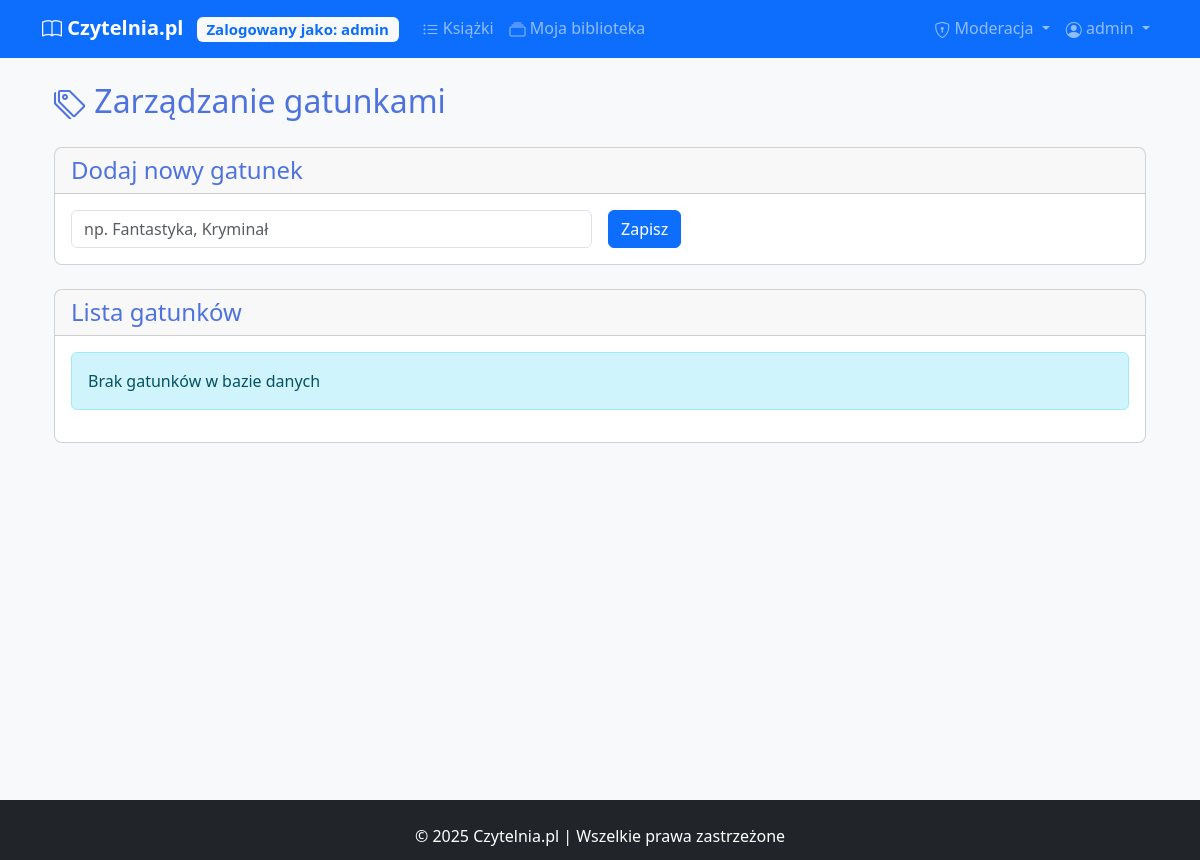
/manage/genres (signed in), run on an earlier commit of the app's database.
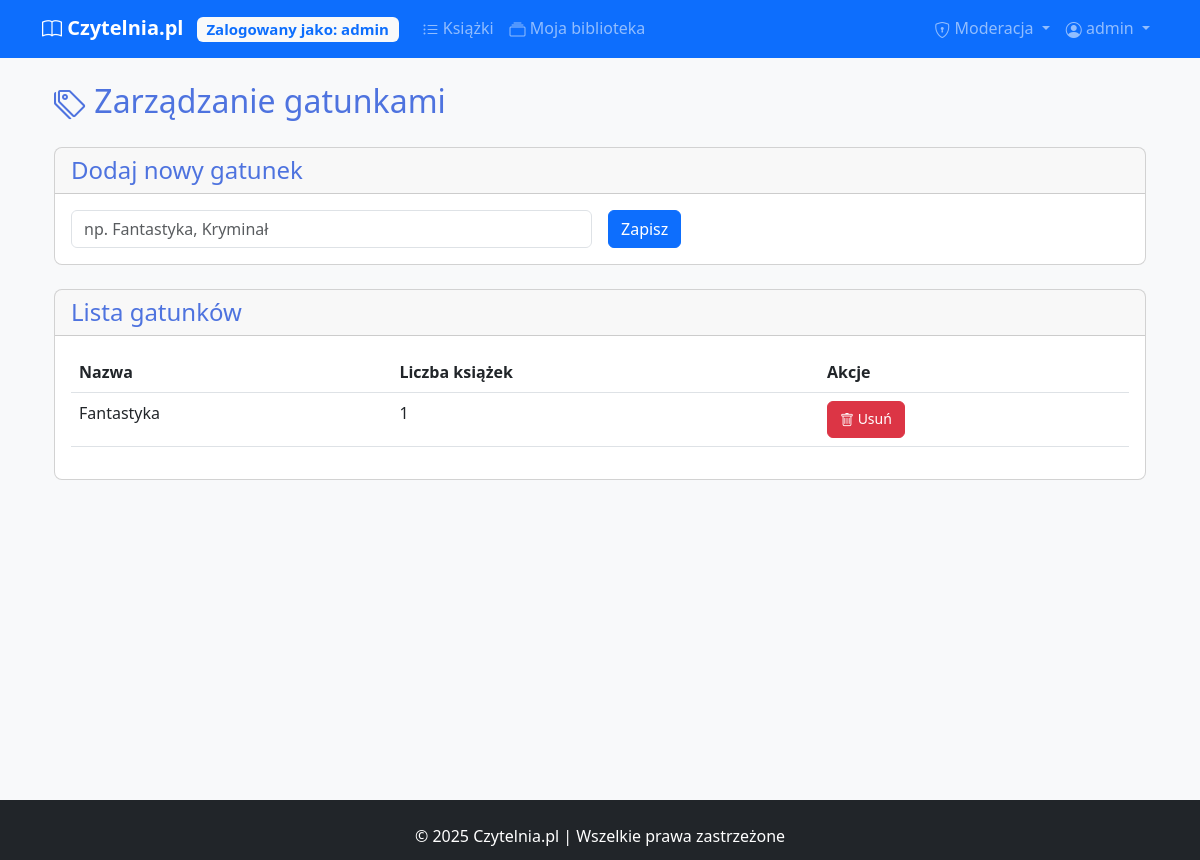
And on a later commit of the database.
### models.py (models this page shows)
class User(UserMixin, db.Model):
    __tablename__ = 'users'
    id = db.Column(db.Integer, primary_key=True)
    username = db.Column(db.String(50), unique=True, nullable=False)
    password = db.Column(db.String(100), nullable=False)
    is_moderator = db.Column(db.Boolean, default=False)
    library_books = db.relationship(
        'UserLibrary',
        backref='library_user',
        lazy=True,
        cascade='all, delete-orphan'
    )
    reviews = db.relationship('Review', backref='review_user', lazy=True)

class Genre(db.Model):
    __tablename__ = 'genres'
    id = db.Column(db.Integer, primary_key=True)
    name = db.Column(db.String(50), unique=True, nullable=False)
    books = db.relationship('Book', secondary='book_genres', backref=db.backref('genres', lazy=True))

### app.py (the view)
@app.route('/manage/genres')
@login_required
def manage_genres():
    if not current_user.is_moderator:
        abort(403)
    genres = Genre.query.order_by(Genre.name).all()
    form = GenreForm()
    return render_template('manage_genres.html', genres=genres, form=form)

### app.py (shortened to what this page needs)
class GenreForm(FlaskForm):
    name = StringField('Nazwa gatunku', validators=[DataRequired(), Length(max=50)])
    submit = SubmitField('Zapisz')

### app.py (called while the page is built)
@login_manager.user_loader
def load_user(user_id):
    return User.query.get(int(user_id))

### templates/manage_genres.html (shortened to what this page needs)
{% extends "base.html" %}
{% block content %}
<div class="container">
    <h2><i class="bi bi-tags"></i> Zarządzanie gatunkami</h2>
    <div class="card mt-4">
        <div class="card-header">
            <h4 class="mb-0">Dodaj nowy gatunek</h4>
        </div>
        <div class="card-body">
            <form method="POST" action="{{ url_for('add_genre') }}">
                <div class="row g-3 align-items-center">
                    <div class="col-md-6">
                        {{ form.name(class="form-control", placeholder="np. Fantastyka, Kryminał") }}
                    </div>
                    <div class="col-md-6">
                        {{ form.submit(class="btn btn-primary") }}
                    </div>
                </div>
            </form>
        </div>
    </div>
    <div class="card mt-4">
        <div class="card-header">
            <h4 class="mb-0">Lista gatunków</h4>
        </div>
        <div class="card-body">
            {% if genres %}
            <div class="table-responsive">
                <table class="table table-hover">
                    <thead>
                        <tr>
                            <th>Nazwa</th>
                            <th>Liczba książek</th>
                            <th>Akcje</th>
                        </tr>
                    </thead>
                    <tbody>
                        {% for genre in genres %}
                        <tr>
                            <td>{{ genre.name }}</td>
                            <td>{{ genre.books|length }}</td>
                            <td>
                                <form method="POST" action="{{ url_for('delete_genre', genre_id=genre.id) }}"
                                      onsubmit="return confirm('Czy na pewno chcesz usunąć ten gatunek?');">
                                    <button type="submit" class="btn btn-sm btn-danger">
                                        <i class="bi bi-trash"></i> Usuń
                                    </button>
                                </form>
                            </td>
                        </tr>
                        {% endfor %}
                    </tbody>
                </table>
            </div>
            {% else %}
            <div class="alert alert-info">Brak gatunków w bazie danych</div>
            {% endif %}
        </div>
    </div>
</div>
{% endblock %}

### templates/base.html (shortened to what this page needs)
<!DOCTYPE html>
<html lang="pl">
<head>
    <link href="{{ url_for('static', filename='css/style.css') }}" rel="stylesheet">
    <link href="https://cdn.jsdelivr.net/npm/bootstrap@5.3.0/dist/css/bootstrap.min.css" rel="stylesheet">
    <link rel="stylesheet" href="https://cdn.jsdelivr.net/npm/bootstrap-icons@1.10.0/font/bootstrap-icons.css">
    <link rel="stylesheet" href="{{ url_for('static', filename='css/style.css') }}">
</head>
<body class="d-flex flex-column min-vh-100 bg-light">
    <nav class="navbar navbar-expand-lg navbar-dark bg-primary mb-4">
        <div class="container">
            <a class="navbar-brand" href="{{ url_for('home') }}">
                <i class="bi bi-book"></i> Czytelnia.pl
                {% if current_user.is_authenticated %}
                <span class="badge bg-light text-primary ms-2">Zalogowany jako: {{ current_user.username }}</span>
                {% endif %}
            </a>
            <div class="collapse navbar-collapse" id="navbarNav">
                <ul class="navbar-nav me-auto">
                    <li class="nav-item">
                        <a class="nav-link" href="{{ url_for('book_list') }}">
                            <i class="bi bi-list-ul"></i> Książki
                        </a>
                    </li>
                    {% if current_user.is_authenticated %}
                    <li class="nav-item">
                        <a class="nav-link" href="{{ url_for('my_library') }}">
                            <i class="bi bi-collection"></i> Moja biblioteka
                        </a>
                    </li>
                    {% endif %}
                </ul>
                <ul class="navbar-nav">
                    {% if current_user.is_authenticated %}
                    {% if current_user.is_moderator %}
                    <li class="nav-item dropdown">
                        <a class="nav-link dropdown-toggle" href="#" id="moderatorDropdown" role="button" data-bs-toggle="dropdown">
                            <i class="bi bi-shield-lock"></i> Moderacja
                        </a>
                    </li>
                    {% endif %}
                    <li class="nav-item dropdown">
                      <a class="nav-link dropdown-toggle" href="#" id="navbarDropdown" role="button" data-bs-toggle="dropdown">
                          <i class="bi bi-person-circle"></i> {{ current_user.username }}
                      </a>
                  </li>
                  {% endif %}
              </ul>
            </div>
        </div>
    </nav>
    <main class="container mb-5">
        {% block content %}{% endblock %}
    </main>
    <footer class="bg-dark text-white py-4 mt-auto">
        <div class="container text-center">
            <p class="mb-0">&copy; 2025 Czytelnia.pl | Wszelkie prawa zastrzeżone</p>
        </div>
    </footer>
</body>
</html>

### static/css/style.css (style rules this page uses)
:root { --primary-color: #4e73df; --secondary-color: #858796; --success-color: #1cc88a; --info-color: #36b9cc; --warning-color: #f6c23e; --danger-color: #e74a3b; }
html { position: relative; min-height: 100%; }
body { margin-bottom: 60px; }
footer { position: absolute; bottom: 0; width: 100%; height: 60px; }
.navbar-brand { font-weight: 700; }
.card { transition: transform 0.3s ease, box-shadow 0.3s ease; border-radius: 0.5rem; overflow: hidden; }
.btn { border-radius: 0.375rem; padding: 0.375rem 0.75rem; }
h1, h2, h3, h4, h5, h6 { color: var(--primary-color); }
.bi { vertical-align: middle; }

What changed in the data, as far as the page shows it:
added Genre: name "Fantastyka", books|length "1"
Also different on the page:
text no longer shown: "Brak gatunków w bazie danych"
text now shown: "Nazwa Liczba książek Akcje"
